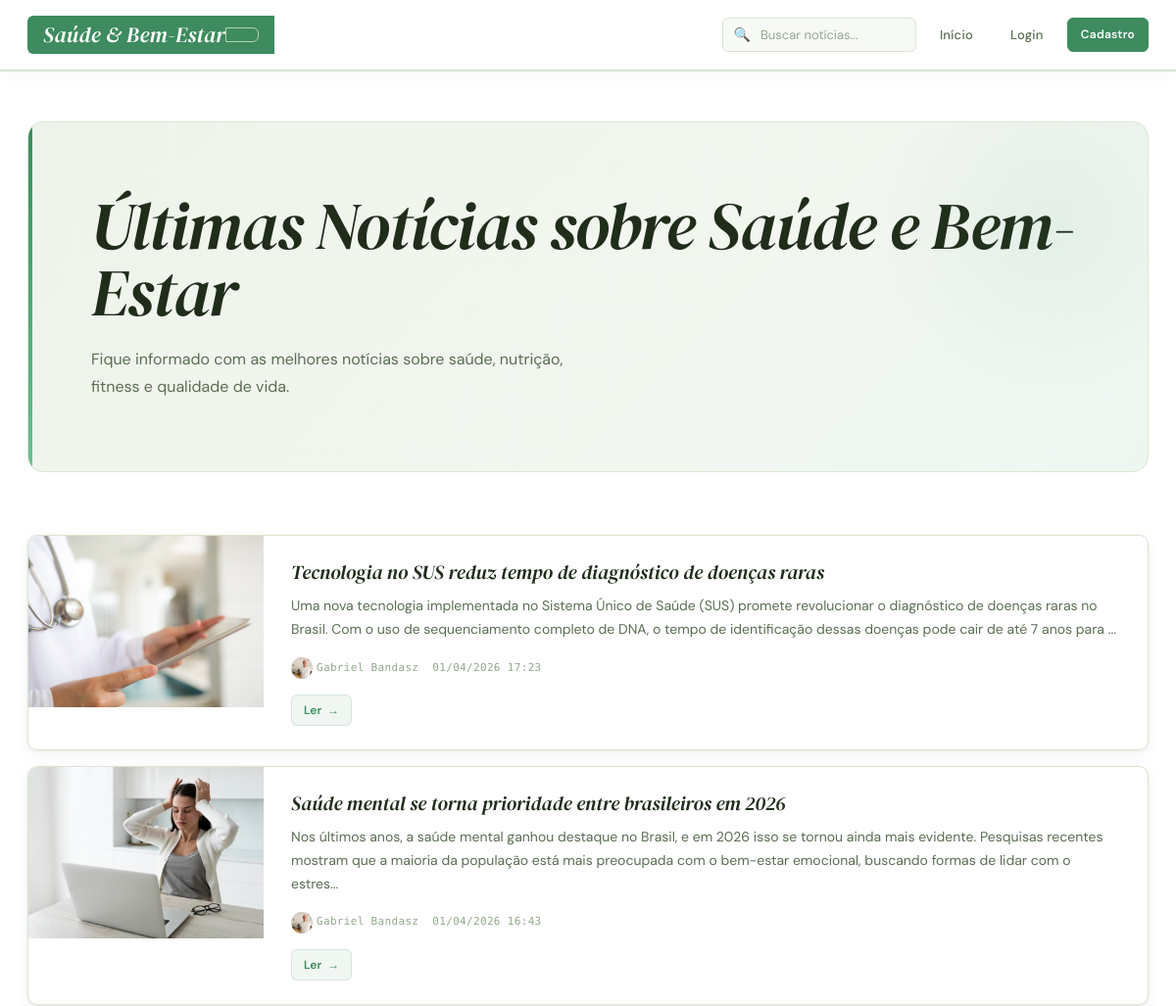
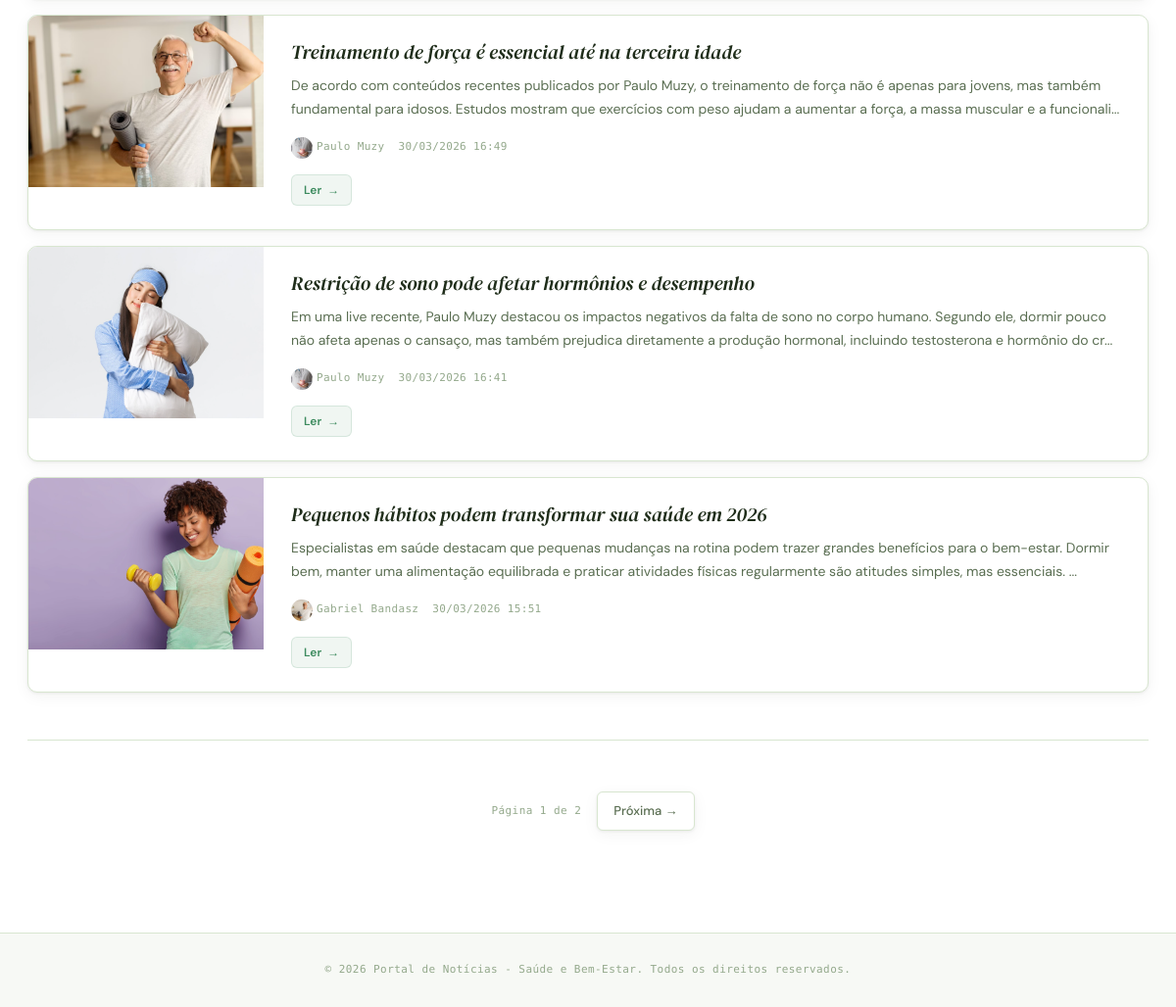
Page /projeto-final/index.php on the committed database (2 pictures, top to bottom).
### tables this page shows
CREATE TABLE `noticias` (
  `id` int(11) NOT NULL,
  `titulo` varchar(255) NOT NULL,
  `noticia` longtext NOT NULL,
  `data` datetime DEFAULT current_timestamp(),
  `autor` int(11) NOT NULL,
  `imagem` varchar(255) DEFAULT NULL
);

CREATE TABLE `usuarios` (
  `id` int(11) NOT NULL,
  `nome` varchar(100) NOT NULL,
  `email` varchar(100) NOT NULL,
  `senha` varchar(255) NOT NULL,
  `data_criacao` datetime DEFAULT current_timestamp(),
  `ativo` tinyint(1) DEFAULT 1,
  `adm` tinyint(1) NOT NULL DEFAULT 0,
  `aprovado` tinyint(1) NOT NULL DEFAULT 0,
  `foto` varchar(255) DEFAULT NULL
);

### projeto-final/funcoes.php (called while the page is built, shortened)
<?php
function usuario_logado() { return isset($_SESSION['usuario_id']); }
function listar_noticias($conexao, $limite = 10, $pagina = 1)
{
    $offset = ($pagina - 1) * $limite;
    $sql = "SELECT n.*, u.nome AS nome_autor, u.foto AS foto_autor
            FROM noticias n JOIN usuarios u ON n.autor = u.id
            ORDER BY n.data DESC LIMIT $limite OFFSET $offset";
    $res = $conexao->query($sql);
    $dados = [];
    while ($row = $res->fetch_assoc()) $dados[] = $row;
    return $dados;
}
function contar_noticias($conexao)
{
    $res = $conexao->query("SELECT COUNT(*) total FROM noticias");
    return $res->fetch_assoc()['total'];
}
function formatar_data($data) { return date("d/m/Y H:i", strtotime($data)); }
function gerar_resumo($texto, $limite = 200)
{
    $texto = strip_tags($texto);
    return strlen($texto) > $limite ? substr($texto, 0, $limite) . "..." : $texto;
}
function sanitizar($texto) { return htmlspecialchars($texto, ENT_QUOTES, 'UTF-8'); }

### projeto-final/index.php (the view, shortened to what this page needs)
<?php
require_once 'conexao.php';
require_once 'funcoes.php';
$pagina_atual = isset($_GET['page']) ? (int)$_GET['page'] : 1;
$noticia_por_pagina = 5;
$termo_busca = isset($_GET['busca']) ? trim($_GET['busca']) : '';
if (!empty($termo_busca)) {
    $noticias = buscar_noticias($conexao, $termo_busca, $noticia_por_pagina, $pagina_atual);
    $total_noticias = contar_busca($conexao, $termo_busca);
} else {
    $noticias = listar_noticias($conexao, $noticia_por_pagina, $pagina_atual);
    $total_noticias = contar_noticias($conexao);
}
$usuario = null;
$total_paginas = ceil($total_noticias / $noticia_por_pagina);
?>
<!DOCTYPE html>
<html lang="pt-BR">
<head>
    <link rel="stylesheet" href="style.css">
</head>
<body>
    <header class="header">
        <div class="container">
            <div class="logo">
                <h1>Saúde & Bem-Estar</h1>
            </div>
            <nav class="nav">
                <form method="GET" action="index.php" class="busca-form">
                    <div class="busca-container">
                        <span class="icone-busca">🔍</span>
                        <input
                            type="text"
                            name="busca"
                            class="busca-input"
                            placeholder="Buscar notícias..."
                            value="<?php echo isset($_GET['busca']) ? sanitizar($_GET['busca']) : ''; ?>">
                    </div>
                </form>
                <a href="index.php" class="nav-link">Início</a>
                <?php if (usuario_logado()): ?>
                    <a href="dashboard.php" class="nav-link">Dashboard</a>
                    <?php if (usuario_adm()): ?>
                        <a href="admin.php" class="nav-link-adm">👑 Painel ADM</a>
                    <?php endif; ?>
                    <span class="user-info">
                        <?php if (!empty($usuario['foto'])): ?>
                            <img src="<?php echo sanitizar($usuario['foto']); ?>"
                                style="width:26px; height:26px; border-radius:50%; object-fit:cover;">
                        <?php endif; ?>
                        Olá, <?php echo sanitizar($_SESSION['usuario_nome']); ?>
                    </span>
                    <a href="nova_noticia.php" class="btn-primary btn-small">+ Nova Notícia</a>
                    <a href="logout.php" class="btn-danger btn-small">Logout</a>
                <?php else: ?>
                    <a href="login.php" class="nav-link">Login</a>
                    <a href="cadastro.php" class="btn-primary btn-small">Cadastro</a>
                <?php endif; ?>
            </nav>
        </div>
    </header>
    <main class="main-content">
        <div class="container">
            <?php if (!empty($termo_busca)): ?>
                <section class="hero" style="padding:40px 48px;margin-bottom:40px;">
                    <h2 style="font-size:36px;">Resultados para "<?php echo sanitizar($termo_busca); ?>"</h2>
                    <p><?php echo $total_noticias; ?> notícia(s) encontrada(s)</p>
                </section>
            <?php else: ?>
                <section class="hero">
                    <h2>Últimas Notícias sobre Saúde e Bem-Estar</h2>
                    <p>Fique informado com as melhores notícias sobre saúde, nutrição, fitness e qualidade de vida.</p>
                </section>
            <?php endif; ?>
            <section class="noticias-lista">
                <?php if (empty($noticias)): ?>
                    <div class="sem-noticias">
                        <p>Nenhuma notícia encontrada.</p>
                        <?php if (!empty($termo_busca)): ?>
                            <a href="index.php" class="btn-secondary">Ver todas as notícias</a>
                        <?php endif; ?>
                    </div>
                <?php else: ?>
                    <?php foreach ($noticias as $noticia): ?>
                        <article class="noticia-card">
                            <?php if ($noticia['imagem']): ?>
                                <img src="<?php echo sanitizar($noticia['imagem']); ?>" class="noticia-imagem" alt="<?php echo sanitizar($noticia['titulo']); ?>">
                            <?php else: ?>
                                <div class="noticia-imagem-placeholder">📰</div>
                            <?php endif; ?>
                            <div class="noticia-conteudo">
                                <h3>
                                    <a href="noticia.php?id=<?php echo $noticia['id']; ?>">
                                        <?php echo sanitizar($noticia['titulo']); ?>
                                    </a>
                                </h3>
                                <p class="noticia-resumo"><?php echo gerar_resumo($noticia['noticia'], 250); ?></p>
                                <div class="noticia-meta">
                                    <span class="autor">
                                        <?php if (!empty($noticia['foto_autor'])): ?>
                                            <img src="<?php echo sanitizar($noticia['foto_autor']); ?>"
                                                style="width:22px; height:22px; border-radius:50%; object-fit:cover;">
                                        <?php endif; ?>
                                        <?php echo sanitizar($noticia['nome_autor']); ?>
                                    </span>
                                    <span class="data">
                                        <?php echo formatar_data($noticia['data']); ?>
                                    </span>
                                </div>
                                <a href="noticia.php?id=<?php echo $noticia['id']; ?>" class="btn-ler">Ler</a>
                            </div>
                        </article>
                    <?php endforeach; ?>
                <?php endif; ?>
            </section>
            <?php if ($total_paginas > 1): ?>
                <nav class="paginacao">
                    <span class="paginacao-info">Página <?php echo $pagina_atual; ?> de <?php echo $total_paginas; ?></span>
                    <?php if ($pagina_atual < $total_paginas): ?>
                        <a href="?page=<?php echo $pagina_atual + 1; ?><?php echo !empty($termo_busca) ? '&busca=' . urlencode($termo_busca) : ''; ?>" class="btn-paginacao">Próxima →</a>
                    <?php endif; ?>
                </nav>
            <?php endif; ?>
        </div>
    </main>
    <footer class="footer">
        <div class="container">
            <p>&copy; 2026 Portal de Notícias - Saúde e Bem-Estar. Todos os direitos reservados.</p>
        </div>
    </footer>
</body>
</html>

### rows in the picture
noticias: imagem (picture), titulo "Tecnologia no SUS reduz tempo de diagnóstico de doenças raras", noticia "Uma nova tecnologia implementada no Sistema Único de Saúde (SUS) promete revolucionar o diagnóstico de doenças raras no Brasil. Com o uso de sequenciamento completo de DNA, o tempo de identificação dessas doenças pode cair de até 7 anos para ...", autor.foto (picture), autor.nome "Gabriel Bandasz", data "01/04/2026 17:23"
noticias: imagem (picture), titulo "Saúde mental se torna prioridade entre brasileiros em 2026", noticia "Nos últimos anos, a saúde mental ganhou destaque no Brasil, e em 2026 isso se tornou ainda mais evidente. Pesquisas recentes mostram que a maioria da população está mais preocupada com o bem-estar emocional, buscando formas de lidar com o estres...", autor.foto (picture), autor.nome "Gabriel Bandasz", data "01/04/2026 16:43"
noticias: imagem (picture), titulo "Treinamento de força é essencial até na terceira idade", noticia "De acordo com conteúdos recentes publicados por Paulo Muzy, o treinamento de força não é apenas para jovens, mas também fundamental para idosos. Estudos mostram que exercícios com peso ajudam a aumentar a força, a massa muscular e a funcionali...", autor.foto (picture), autor.nome "Paulo Muzy", data "30/03/2026 16:49"
noticias: imagem (picture), titulo "Restrição de sono pode afetar hormônios e desempenho", noticia "Em uma live recente, Paulo Muzy destacou os impactos negativos da falta de sono no corpo humano. Segundo ele, dormir pouco não afeta apenas o cansaço, mas também prejudica diretamente a produção hormonal, incluindo testosterona e hormônio do cr...", autor.foto (picture), autor.nome "Paulo Muzy", data "30/03/2026 16:41"
noticias: imagem (picture), titulo "Pequenos hábitos podem transformar sua saúde em 2026", noticia "Especialistas em saúde destacam que pequenas mudanças na rotina podem trazer grandes benefícios para o bem-estar. Dormir bem, manter uma alimentação equilibrada e praticar atividades físicas regularmente são atitudes simples, mas essenciais. ...", autor.foto (picture), autor.nome "Gabriel Bandasz", data "30/03/2026 15:51"

### other values in the picture
$pagina_atual "1"
$total_paginas "2"
